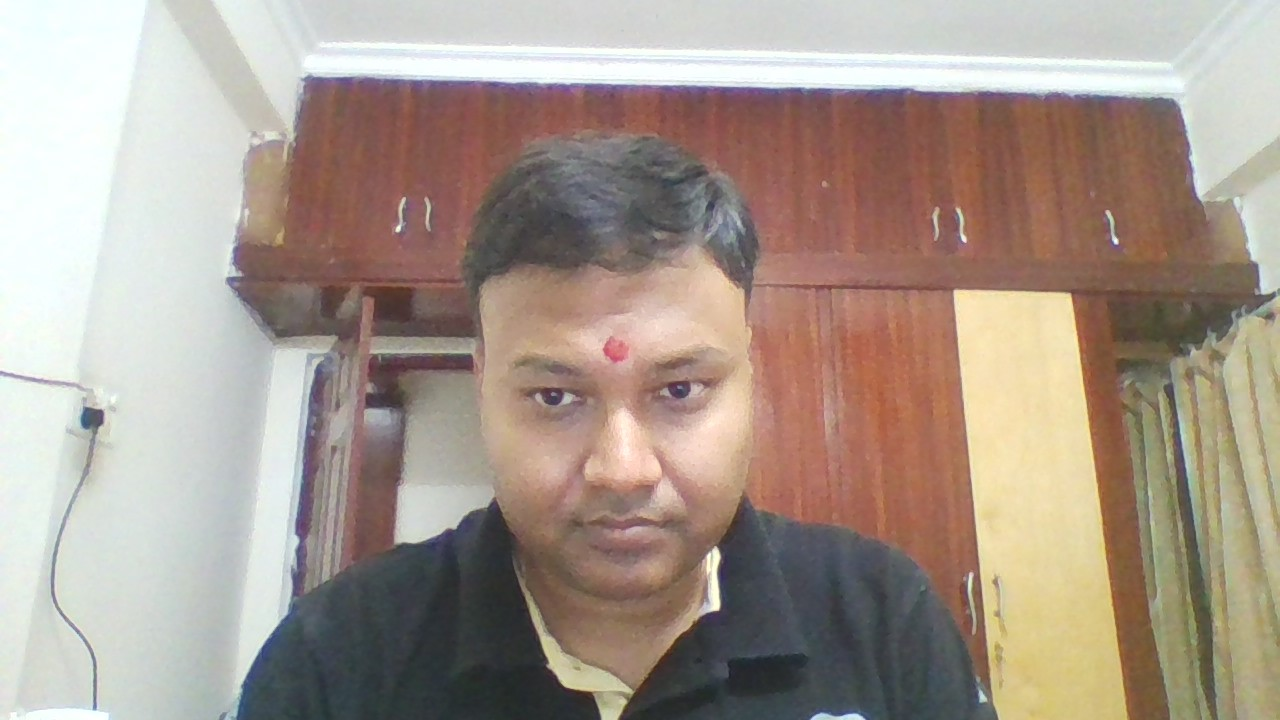
#> input picture Assignment 18/DATA/Image.jpg, 1280 x 720 px, given in place of Video_File.mp4, which was not available
$ jupyter execute stitchAndCreateVideo.ipynb   (text cells are left out)
#> lines starting #> are read from the running program, lines starting #| are printed output that depends on the picture; pictures that were not available may be replaced by others from this repository, and a replacement may not be noted
[cell 1]
import cv2
import numpy as np


import os
import sys


ROOT_DIR = os.getcwd()
FRAME_SAVE_DIR1 = os.path.join(ROOT_DIR, "frames1")
FRAME_SAVE_DIR2 = os.path.join(ROOT_DIR, "frames2")
FRAME_SAVE_DIR3 = os.path.join(ROOT_DIR, "frames3")

cap = cv2.VideoCapture('/content/Video_File.mp4')
if(cap.isOpened()==False):
  print("Unable to load video")

try:
  if not os.path.exists(FRAME_SAVE_DIR1):
    os.makedirs(FRAME_SAVE_DIR1)
except OSError:
  print ('Error: Creating directory of data')


try:
  if not os.path.exists(FRAME_SAVE_DIR2):
    os.makedirs(FRAME_SAVE_DIR2)
except OSError:
  print ('Error: Creating directory of data')


try:
  if not os.path.exists(FRAME_SAVE_DIR3):
    os.makedirs(FRAME_SAVE_DIR3)
except OSError:
  print ('Error: Creating directory of data')
#print(capture)

frame_count = 0

# we have 3 frames folders .
# We will extract original frame to frames1
# Convert original to gray scale and save to frames2
# apply laplacian on grayscale image and save to frames3

while True:
    ret, frame = cap.read()
#> frame is the input picture: shape (720, 1280, 3); mean B, G, R 141.8, 152.8, 167
    # Bail out when the video file ends
    if not ret:
        break

    frame = cv2.rotate(frame, cv2.ROTATE_90_CLOCKWISE)
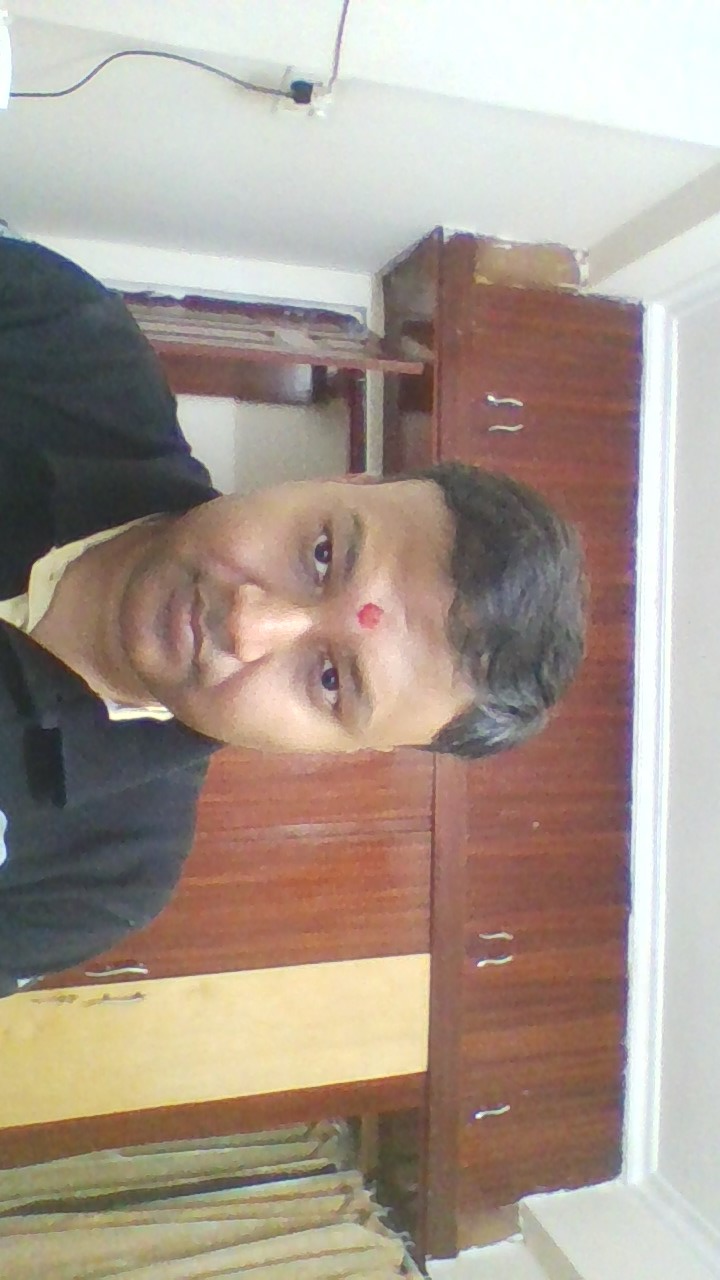
#> frame: shape (1280, 720, 3); mean B, G, R 141.8, 152.8, 167
   # cv2_imshow(frame)
    frame = cv2.resize(frame,(0,0), fx = 0.2,fy = 0.2,interpolation = cv2.INTER_CUBIC)
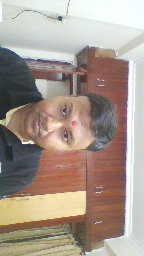
#> frame: shape (256, 144, 3); mean B, G, R 141.9, 152.8, 167.1
   # cv2_imshow(frame)


    gray = cv2.cvtColor(frame, cv2.COLOR_BGR2GRAY)
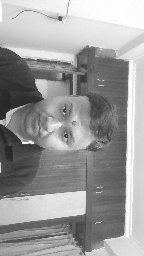
#> gray: shape (256, 144); min 37, max 255, mean 155.8

    edgeDetected = cv2.Laplacian(gray,  -1, ksize=3)
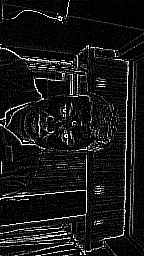
#> edgeDetected: shape (256, 144); min 0, max 255, mean 23

    frame_count += 1
    print('frame_count :{0}'.format(frame_count))
    name = '{0}.jpg'.format(frame_count)
    name1 = os.path.join(FRAME_SAVE_DIR1, name)
    name2 = os.path.join(FRAME_SAVE_DIR2, name)
    name3 = os.path.join(FRAME_SAVE_DIR3, name)

    cv2.imwrite(name1, frame)
    cv2.imwrite(name2, gray)
    cv2.imwrite(name3, edgeDetected)

cap.release()
